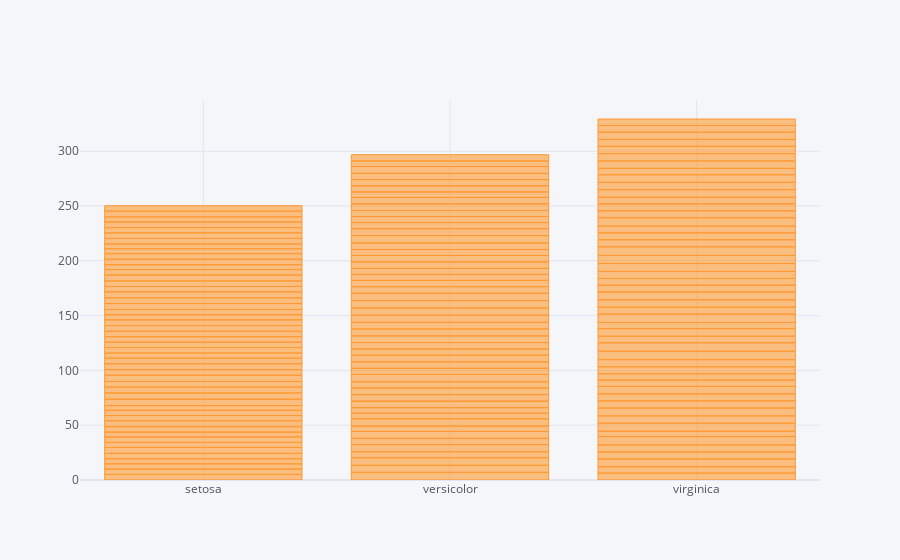

The code cell stored with this chart in its notebook:
### Code cell
iris.iplot(kind='bar', x = 'species', y = 'sepal_length')

### Figure 1 — Plotly figure (JSON) as saved in the notebook; plotly's stock layout.template omitted (floating-point values rounded to 4 significant figures; data arrays with more than 128 entries replaced by an {"elided": "..."} marker saying what was removed)
{"data": [{"marker": {"color": "rgba(255, 153, 51, 0.6)", "line": {"color": "rgba(255, 153, 51, 1.0)", "width": 1}}, "name": "sepal_length", "orientation": "v", "text": "", "type": "bar", "x": {"elided": "150 str values"}, "y": {"elided": "150 float values"}}], "layout": {"legend": {"bgcolor": "#F5F6F9", "font": {"color": "#4D5663"}}, "paper_bgcolor": "#F5F6F9", "plot_bgcolor": "#F5F6F9", "title": {"font": {"color": "#4D5663"}}, "xaxis": {"gridcolor": "#E1E5ED", "showgrid": true, "tickfont": {"color": "#4D5663"}, "title": {"font": {"color": "#4D5663"}, "text": ""}, "zerolinecolor": "#E1E5ED"}, "yaxis": {"gridcolor": "#E1E5ED", "showgrid": true, "tickfont": {"color": "#4D5663"}, "title": {"font": {"color": "#4D5663"}, "text": ""}, "zerolinecolor": "#E1E5ED"}}}
